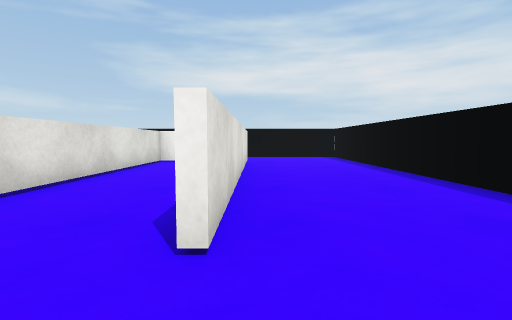
View 1 (above)

14 first-person views from a walk through a 3-D level made in the Unity game engine. The camera is 0.37 m above the floor, tilts 4° down and sees 85° across. The floor is counted in squares, 0.5 m on a side. Each view is taken from the middle of a square. On the plan, view 1 faces up. The plan holds only what a view shows up to about 10 squares ahead; the rest is blank. Surface patterns are stand-ins for the level's own textures.

View 2
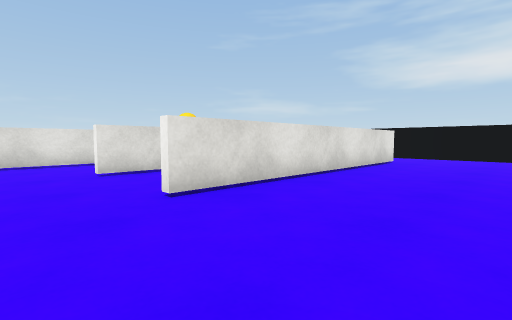

View 3
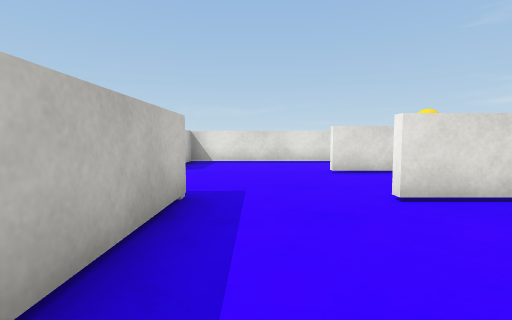

View 4
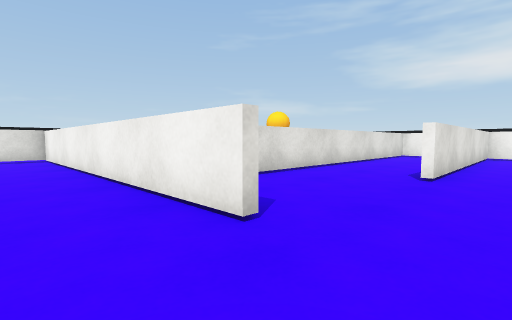

View 5
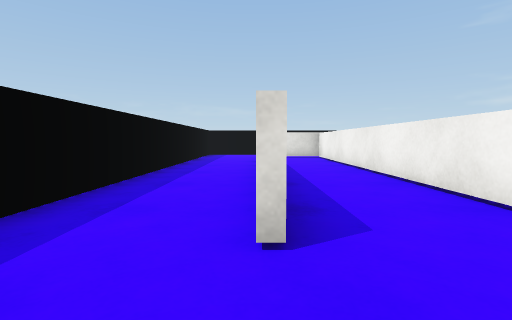

View 6
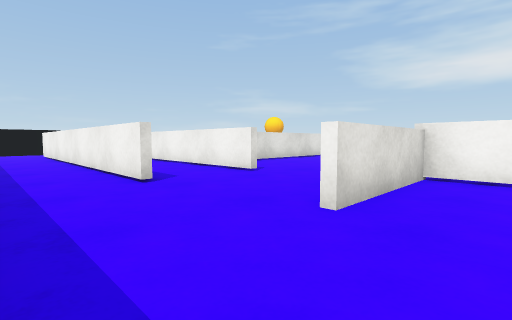

View 7
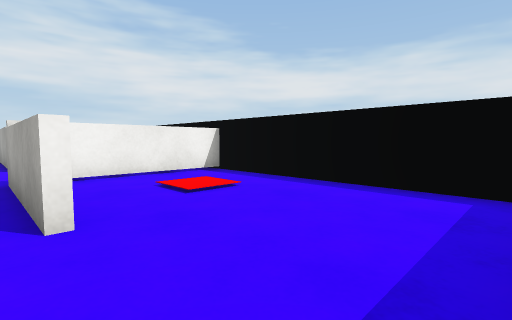

View 8
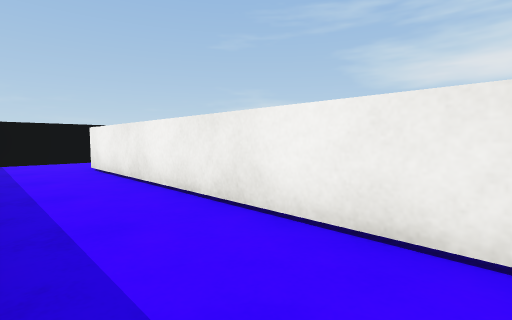

View 9
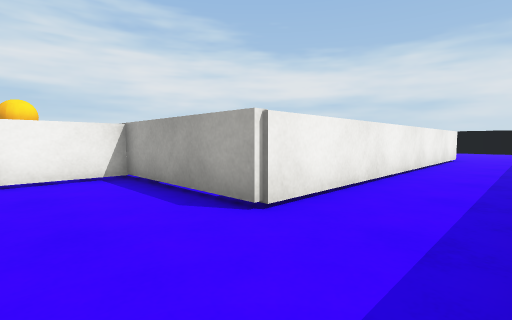

View 10
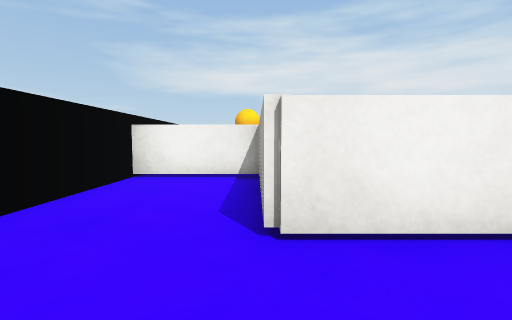

View 11
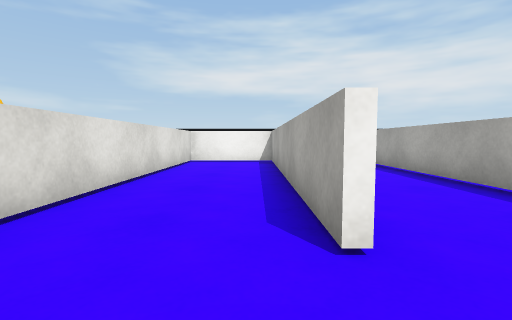

View 12
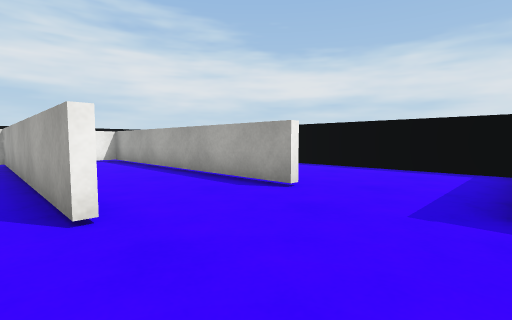

View 13
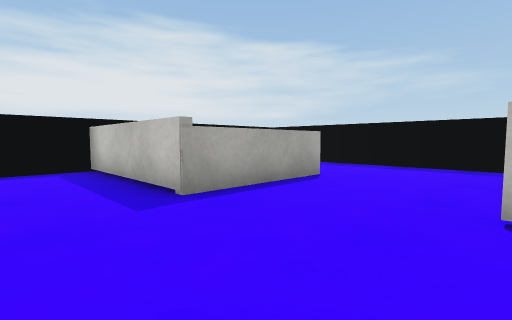

View 14
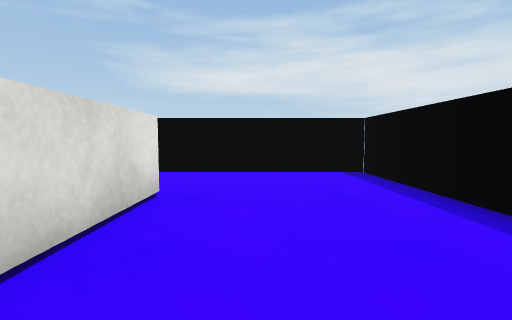

### Floor plan
Ten units are one square. View 1 is at (0, 0); x grows to the right and y downward. Boxes are objects, and circles mark ways between rooms. Rooms are numbered by the first view taken in them; rooms with no view inside come last. Other rooms are left out.
<svg viewBox="-170 -130 210 209">
<path fill="none" stroke="#000" d="M-3 -98 -3 -16M-7 9 35 9 35 -125 -14 -125M-38 50 -139 50 -139 14 -165 14 -165 20M-38 23 -137 23 -137 35M-36 74 14 74M-7 44 -7 25M-3 10 -3 44M-120 74 -70 74M35 38 35 11 -8 11M-165 42 -165 66M-35 -16 -35 -96 -62 -96 -62 21M-5 -16 -5 -96 -11 -96M-33 -96 -33 -16M-7 25 -7 9"/>
<circle cx="0" cy="-5" r="3" fill="#2a7"/>
<circle cx="-25" cy="20" r="3" fill="#2a7"/>
<text x="10" y="-60">1</text>
<text x="-60" y="40">2</text>
<text x="-40" y="-40">3</text>
</svg>
Room 1 opens to room 3. Room 2 opens to room 3.

Where each view was taken, in squares from view 1:
view 1: 0 up, 0 right, facing up
view 2: 0 up, 3 right, facing up-left
view 3: 0 up, 3 right, facing left
view 4: 4 down, 2 left, facing up-left
view 5: 5 down, 2 left, facing left
view 6: 7 down, 1 right, facing up-left
view 7: 7 down, 1 left, facing up-right
view 8: 7 down, 6 left, facing up-left
view 9: 7 down, 16 left, facing up-right
view 10: 7 down, 14 left, facing up
view 11: 0 up, 4 left, facing up
view 12: 1 down, 4 left, facing up-right
view 13: 1 up, 4 left, facing down-right
view 14: 6 up, 1 right, facing up
